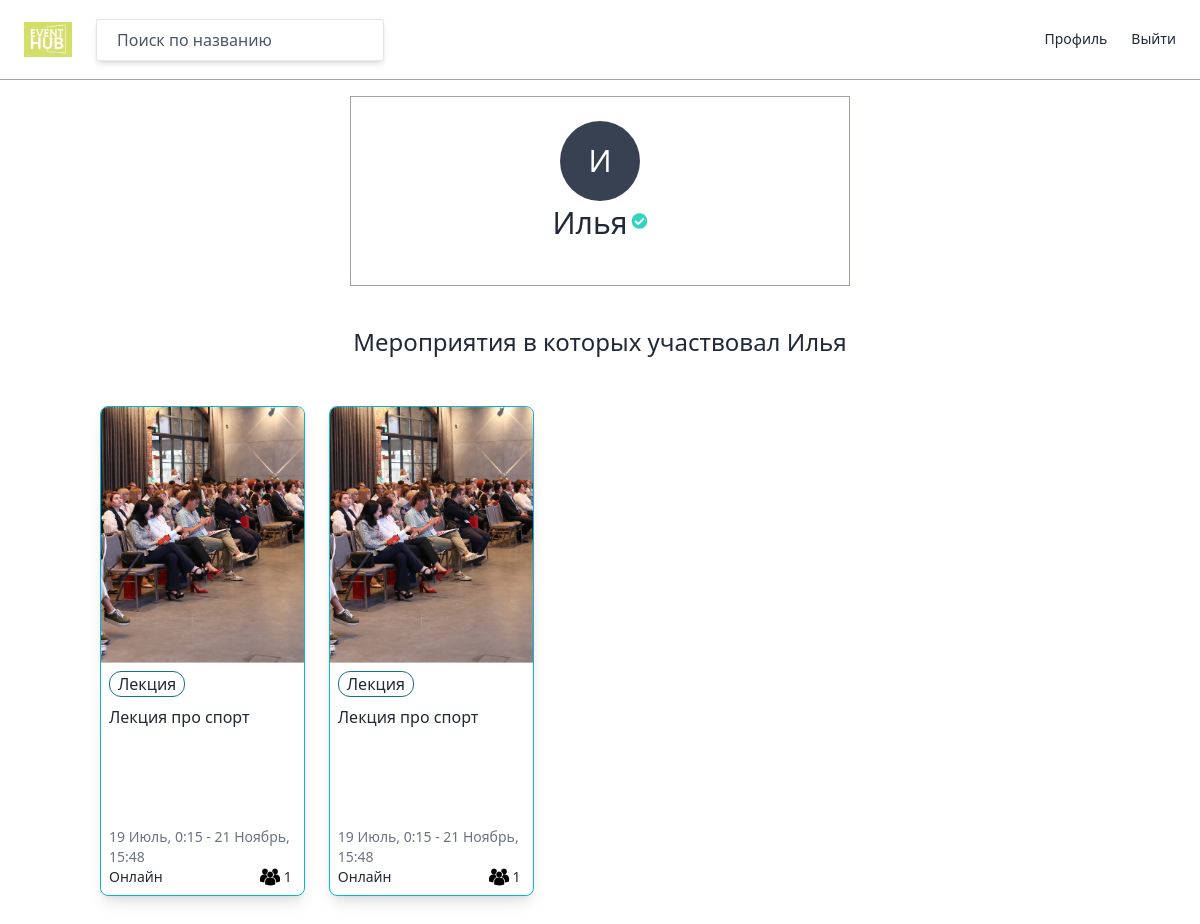
/users/profile/118, run on an earlier commit of the app's database.
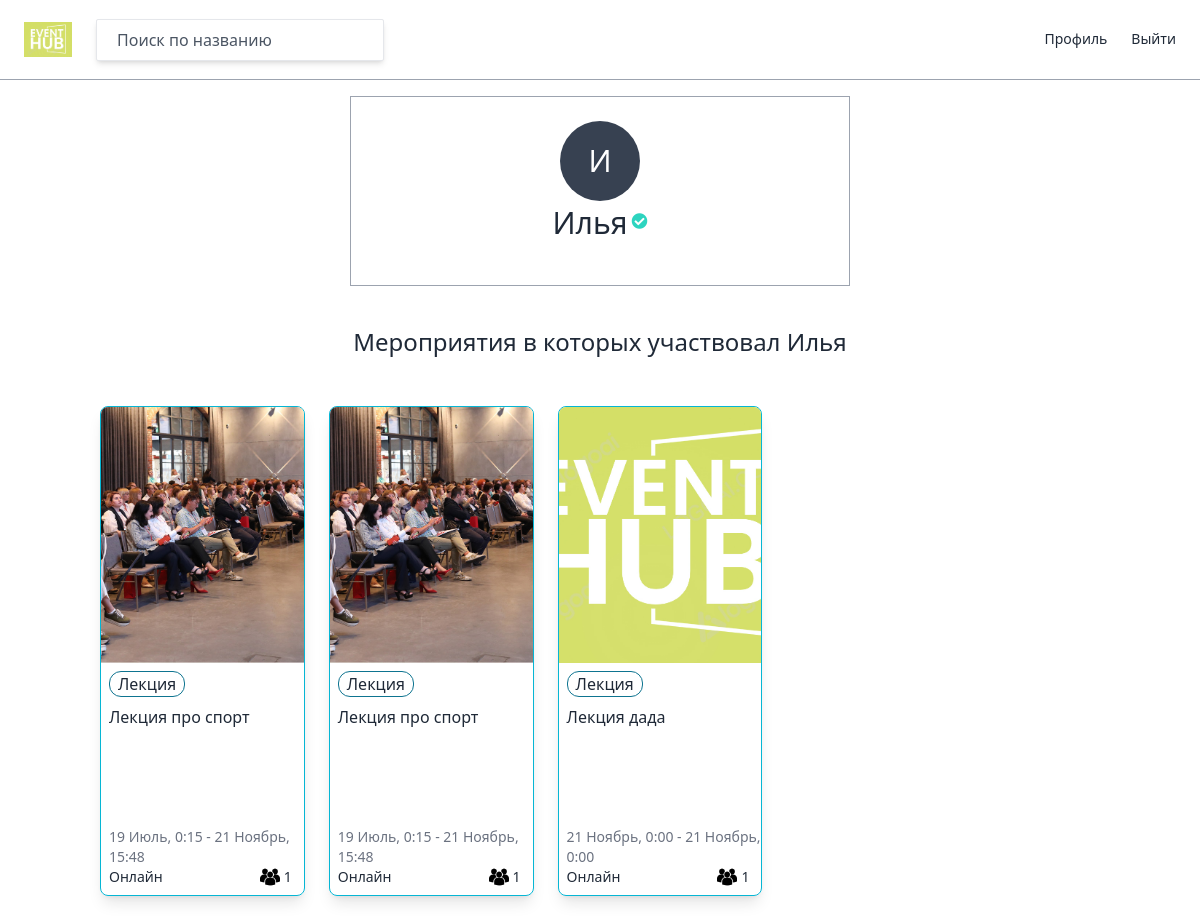
And on a later commit of the database.
### events/models.py (models this page shows, shortened)
class Event(core_models.TimeStampedModel):
    class Meta:
        verbose_name = 'Мероприятие'
        verbose_name_plural = 'Мероприятия'
    title = models.CharField(max_length=100, verbose_name="название")
    description = models.TextField(blank=True, null=True, verbose_name="описание")
    online = models.BooleanField(default=True, verbose_name="онлайн")
    city = models.CharField(max_length=60, null=True, verbose_name="город")
    street = models.CharField(blank=True, null=True, max_length=100, verbose_name="улица")
    time_start = models.DateTimeField(verbose_name="время начала")
    time_end = models.DateTimeField(blank=True, null=True, verbose_name="время конца")
    tags = models.ManyToManyField("Tag", related_name="events", blank=True, verbose_name="теги")
    participants = models.ManyToManyField(
        User, related_name="events", blank=True, verbose_name="участники")
    preview = models.ImageField(upload_to="event_photo", blank=True, null=True, verbose_name="превью")
    host = models.ForeignKey(User, on_delete=models.CASCADE, null=True, verbose_name="организатор")

class Tag(core_models.TimeStampedModel):
    class Meta:
        verbose_name = 'Тег'
        verbose_name_plural = 'Теги'
    title = models.CharField(max_length=30, verbose_name="название")

### users/views.py (the view)
# urls.py: path("profile/<int:pk>", views.ProfileView.as_view(), name="profile"),
class ProfileView(View):
    def get(self, request: Request, pk):
        user = User.objects.get(id=pk)
        org_form = OrgForm.objects.get_or_none(user=user)
        return render(request, "users/user_detail.html", context={
            "user": user,
            "org_form": org_form,
        })

### core/managers.py (called while the page is built)
    def get_or_none(self, **kwargs):
        try:
            return self.get(**kwargs)
        except self.model.DoesNotExist:
            return None

### users/models.py (called while the page is built)
    def get_absolute_url(self):
        return reverse("users:profile", kwargs={"pk": self.pk})

### templates/users/user_detail.html (shortened to what this page needs)
{% extends "base.html" %}
{% block content %}
    <div class="min-h-75vh">
            <div class="container lg:w-5/12 md:w-1/2 xl:w-1/4 mx-auto my-10 flex flex-col items-center border p-6 border-gray-400">
                {% include "mixins/user_avatar.html" with user=user %}
                <div class="flex items-center">
                    <span class="text-3xl mt-1">{{user.first_name}}</span>
                    {% if user.superhost %}
                        <i class="fas fa-check-circle text-teal-400 ml-1"></i>
                    {% endif %}
                </div>
            </div>
            {% if user.events.count > 0 %}
                <h3 class="mb-12 text-2xl text-center">Мероприятия в которых участвовал {{user.first_name}}</h3>
                <div class="container mx-auto pb-10 ">
                    <div class="flex flex-wrap mb-10">
                        {% for event in user.events.all  %}
                            {% include 'mixins/event/event_card.html' with event=event %}
                        {% endfor %}
                    </div>
                </div>
            {% endif %}
    </div>
{% endblock content %}

### templates/mixins/event/event_card.html
{% load static %}
<div style="height: 490px" class="w-1/5 overflow-hidden mb-10 mx-3 rounded-lg border border-cyan-500 shadow-lg">
    <div>
        <a href="{% url 'events:detail' event.pk %}">
            {% if event.preview %}
            <div class="w-full h-64 bg-center bg-cover" style="background-image: url({{ event.preview.url }})"></div>
            {% endif %}
        </a>
    </div>
    <div style="height: 14rem" class="ml-2 mb-2 flex flex-col">
        <div class="flex flex-wrap">
            {% for tag in event.tags.all %}
            <div class="border border-cyan-700 rounded-xl mt-2 mb-1 px-2 mr-1">
                {{tag.title}}
            </div>
            {% endfor %}
        </div>
        <div>
        <h4 class="block mt-1">
            {{ event.title }}
        </h4>
        </div>
        <div style="" class="mt-auto text-sm">
            <div class="text-gray-500">
                {{event.time_start|date:"j F, G:i"}} - {{event.time_end|date:"j F, G:i"}}
            </div>
            <div class="flex flex-row">
                {% if event.online %}
                    Онлайн
                {% else %}
                    <span>
                        {{event.city}}
                    </span>
                {% endif %}
                <img class="w-5 h-5 ml-auto" src="{% static 'ppl.png' %}" alt=""/>
                <span class="ml-1 mr-3">
                    {{ event.participants.count }}
                </span>
            </div>
        </div>
    </div>
</div>

What changed in the data, as far as the page shows it:
added Event: preview (picture), title "Лекция дада", time_start "21 Ноябрь, 0:00", time_end "21 Ноябрь, 0:00", online "Онлайн", participants.count "1", Tag (title "Лекция")
